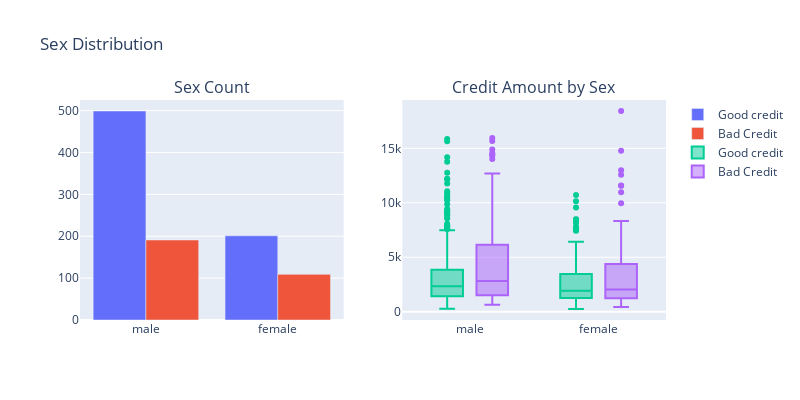

The cell this chart's notebook holds for it:
### Code cell
# First plot
trace0 = go.Bar(
    x=df_credit[df_credit["Risk"] == 'good']["Sex"].value_counts().index.values,
    y=df_credit[df_credit["Risk"] == 'good']["Sex"].value_counts().values,
    name='Good credit'
)

# First plot 2
trace1 = go.Bar(
    x=df_credit[df_credit["Risk"] == 'bad']["Sex"].value_counts().index.values,
    y=df_credit[df_credit["Risk"] == 'bad']["Sex"].value_counts().values,
    name="Bad Credit"
)

# Second plot
trace2 = go.Box(
    x=df_credit[df_credit["Risk"] == 'good']["Sex"],
    y=df_credit[df_credit["Risk"] == 'good']["Credit amount"],
    name=trace0.name
)

# Second plot 2
trace3 = go.Box(
    x=df_credit[df_credit["Risk"] == 'bad']["Sex"],
    y=df_credit[df_credit["Risk"] == 'bad']["Credit amount"],
    name=trace1.name
)

data = [trace0, trace1, trace2, trace3]

fig = make_subplots(rows=1, cols=2, subplot_titles=('Sex Count', 'Credit Amount by Sex'))

fig.add_trace(trace0, row=1, col=1)
fig.add_trace(trace1, row=1, col=1)
fig.add_trace(trace2, row=1, col=2)
fig.add_trace(trace3, row=1, col=2)

fig.update_layout(height=400, width=800, title='Sex Distribution', boxmode='group')

fig.show()

### Figure 1 — Plotly figure (JSON) as saved in the notebook; plotly's stock layout.template omitted (floating-point values rounded to 4 significant figures; data arrays with more than 128 entries replaced by an {"elided": "..."} marker saying what was removed)
{"data": [{"name": "Good credit", "type": "bar", "x": ["male", "female"], "xaxis": "x", "y": [499, 201], "yaxis": "y"}, {"name": "Bad Credit", "type": "bar", "x": ["male", "female"], "xaxis": "x", "y": [191, 109], "yaxis": "y"}, {"name": "Good credit", "type": "box", "x": {"elided": "700 str values"}, "xaxis": "x2", "y": {"elided": "700 int values"}, "yaxis": "y2"}, {"name": "Bad Credit", "type": "box", "x": {"elided": "300 str values"}, "xaxis": "x2", "y": {"elided": "300 int values"}, "yaxis": "y2"}], "layout": {"annotations": [{"font": {"size": 16}, "showarrow": false, "text": "Sex Count", "x": 0.225, "xanchor": "center", "xref": "paper", "y": 1, "yanchor": "bottom", "yref": "paper"}, {"font": {"size": 16}, "showarrow": false, "text": "Credit Amount by Sex", "x": 0.775, "xanchor": "center", "xref": "paper", "y": 1, "yanchor": "bottom", "yref": "paper"}], "boxmode": "group", "height": 400, "title": {"text": "Sex Distribution"}, "width": 800, "xaxis": {"anchor": "y", "domain": [0, 0.45]}, "xaxis2": {"anchor": "y2", "domain": [0.55, 1]}, "yaxis": {"anchor": "x", "domain": [0, 1]}, "yaxis2": {"anchor": "x2", "domain": [0, 1]}}}
